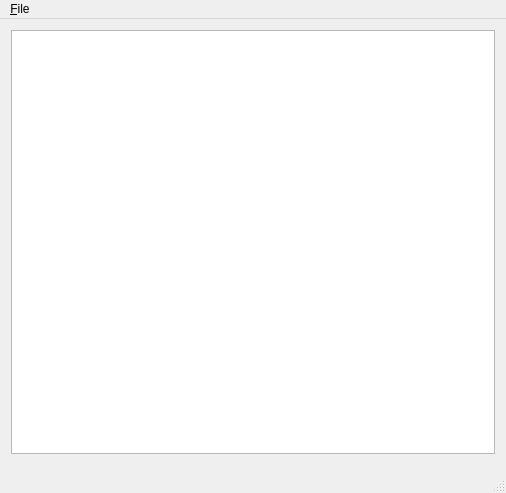
<?xml version="1.0" encoding="UTF-8"?>
<ui version="4.0">
 <class>MainWindow</class>
 <widget class="QMainWindow" name="MainWindow">
  <property name="geometry">
   <rect>
    <x>0</x>
    <y>0</y>
    <width>506</width>
    <height>493</height>
   </rect>
  </property>
  <property name="windowTitle">
   <string notr="true">dmut</string>
  </property>
  <widget class="QWidget" name="frameWidget">
   <property name="sizePolicy">
    <sizepolicy hsizetype="Expanding" vsizetype="Expanding">
     <horstretch>0</horstretch>
     <verstretch>0</verstretch>
    </sizepolicy>
   </property>
   <layout class="QHBoxLayout" name="horizontalLayout_2">
    <item>
     <layout class="QVBoxLayout" name="verticalLayout" stretch="0,0">
      <item>
       <widget class="FrameViewport" name="frameViewport">
        <property name="enabled">
         <bool>true</bool>
        </property>
       </widget>
      </item>
      <item>
       <widget class="FrameDetailsWidget" name="frameDetailsWidget" native="true"/>
      </item>
     </layout>
    </item>
   </layout>
  </widget>
  <widget class="QMenuBar" name="menuBar">
   <property name="geometry">
    <rect>
     <x>0</x>
     <y>0</y>
     <width>506</width>
     <height>19</height>
    </rect>
   </property>
   <widget class="QMenu" name="menuFile">
    <property name="title">
     <string>&amp;File</string>
    </property>
    <addaction name="actionNew"/>
    <addaction name="actionQuit"/>
   </widget>
   <addaction name="menuFile"/>
  </widget>
  <widget class="QStatusBar" name="statusBar"/>
  <action name="actionNew">
   <property name="enabled">
    <bool>true</bool>
   </property>
   <property name="icon">
    <iconset theme="document-new">
     <normaloff/>
    </iconset>
   </property>
   <property name="text">
    <string>&amp;New</string>
   </property>
   <property name="toolTip">
    <string>Create new Character</string>
   </property>
   <property name="shortcut">
    <string>Ctrl+N</string>
   </property>
  </action>
  <action name="actionQuit">
   <property name="icon">
    <iconset theme="exit">
     <normaloff/>
    </iconset>
   </property>
   <property name="text">
    <string>&amp;Quit</string>
   </property>
   <property name="shortcut">
    <string>Ctrl+Q</string>
   </property>
  </action>
 </widget>
 <layoutdefault spacing="6" margin="11"/>
 <customwidgets>
  <customwidget>
   <class>FrameViewport</class>
   <extends>QGraphicsView</extends>
   <header>src/frameviewport.h</header>
   <slots>
    <signal>frameSelectionChanged(Frame*)</signal>
   </slots>
  </customwidget>
  <customwidget>
   <class>FrameDetailsWidget</class>
   <extends>QWidget</extends>
   <header>src/framedetailswidget.h</header>
   <container>1</container>
  </customwidget>
 </customwidgets>
 <resources/>
 <connections/>
</ui>
